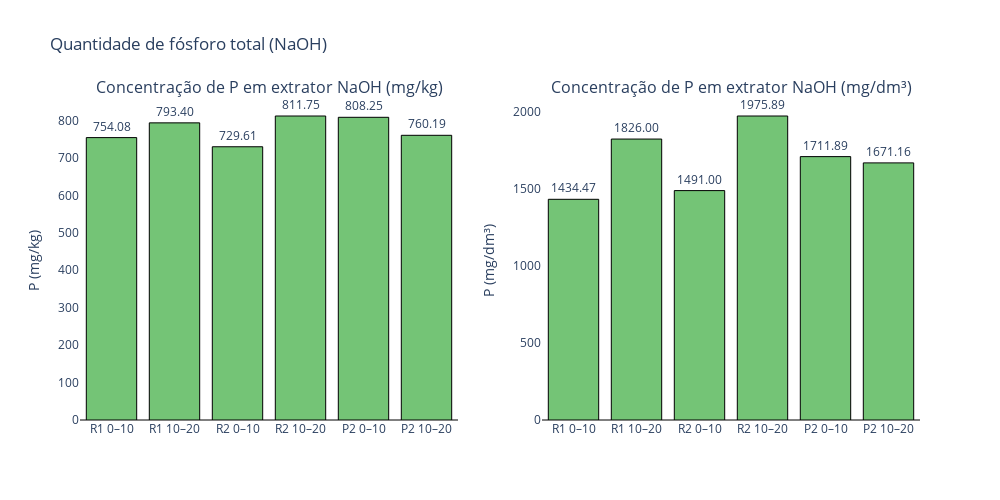

Notebook code for this chart:
### Code cell
import plotly.graph_objects as go
from plotly.subplots import make_subplots
import numpy as np

# Seus dados (mantém o mesmo formato)
valores_mgkg = np.array([
    R1_0_10_naoh,
    R1_10_20_naoh,
    R2_0_10_naoh,
    R2_10_20_naoh,
    P2_0_10_naoh,
    P2_10_20_naoh
], dtype=float)

valores_mg_dm3 = np.array(valores_mg_dm3, dtype=float)
densidades = np.array(densidades, dtype=float)

labels = ['R1 0–10','R1 10–20','R2 0–10','R2 10–20','P2 0–10','P2 10–20']

def colors_for(vals):
    return ['#74c476' if v >= 0 else '#d9d9d9' for v in vals]

# Exibir dados no terminal
for label, dens, mgkg, mgdm3 in zip(labels, densidades, valores_mgkg, valores_mg_dm3):
    print(f"{label}: densidade = {dens:.4f} g/cm³  |  {mgkg:.2f} mg/kg  ->  {mgdm3:.2f} mg/dm³")

# Criação das duas colunas (subplots lado a lado)
fig = make_subplots(rows=1, cols=2, subplot_titles=("Concentração de P em extrator NaOH (mg/kg)", "Concentração de P em extrator NaOH (mg/dm³)"))

# --- Primeiro gráfico (mg/kg)
colors1 = colors_for(valores_mgkg)
texts1 = [f"{v:.2f}" if v >= 0 else "Não mensurável" for v in valores_mgkg]
fig.add_trace(
    go.Bar(
        x=labels,
        y=valores_mgkg,
        text=texts1,
        textposition="outside",
        marker=dict(color=colors1, line=dict(color='black', width=1)),
        name="P (mg/kg)"
    ),
    row=1, col=1
)

# --- Segundo gráfico (mg/dm³)
colors2 = colors_for(valores_mg_dm3)
texts2 = [f"{v:.2f}" if v >= 0 else "Não mensurável" for v in valores_mg_dm3]
fig.add_trace(
    go.Bar(
        x=labels,
        y=valores_mg_dm3,
        text=texts2,
        textposition="outside",
        marker=dict(color=colors2, line=dict(color='black', width=1)),
        name="P (mg/dm³)"
    ),
    row=1, col=2
)

# Layout geral
fig.update_layout(
    height=500,
    width=1000,
    title_text="Quantidade de fósforo total (NaOH)",
    showlegend=False,
    plot_bgcolor='rgba(0,0,0,0)',
)
fig.update_yaxes(title_text="P (mg/kg)", row=1, col=1, zeroline=True, zerolinewidth=1, zerolinecolor='black')
fig.update_yaxes(title_text="P (mg/dm³)", row=1, col=2, zeroline=True, zerolinewidth=1, zerolinecolor='black')

fig.show()

### Figure 1 — Plotly figure (JSON) as saved in the notebook; plotly's stock layout.template omitted (floating-point values rounded to 4 significant figures)
{"data": [{"marker": {"color": ["#74c476", "#74c476", "#74c476", "#74c476", "#74c476", "#74c476"], "line": {"color": "black", "width": 1}}, "name": "P (mg/kg)", "text": ["754.08", "793.40", "729.61", "811.75", "808.25", "760.19"], "textposition": "outside", "type": "bar", "x": ["R1 0–10", "R1 10–20", "R2 0–10", "R2 10–20", "P2 0–10", "P2 10–20"], "xaxis": "x", "y": [754.1, 793.4, 729.6, 811.7, 808.3, 760.2], "yaxis": "y"}, {"marker": {"color": ["#74c476", "#74c476", "#74c476", "#74c476", "#74c476", "#74c476"], "line": {"color": "black", "width": 1}}, "name": "P (mg/dm³)", "text": ["1434.47", "1826.00", "1491.00", "1975.89", "1711.89", "1671.16"], "textposition": "outside", "type": "bar", "x": ["R1 0–10", "R1 10–20", "R2 0–10", "R2 10–20", "P2 0–10", "P2 10–20"], "xaxis": "x2", "y": [1434.0, 1826.0, 1491.0, 1976.0, 1712.0, 1671.0], "yaxis": "y2"}], "layout": {"annotations": [{"font": {"size": 16}, "showarrow": false, "text": "Concentração de P em extrator NaOH (mg/kg)", "x": 0.225, "xanchor": "center", "xref": "paper", "y": 1, "yanchor": "bottom", "yref": "paper"}, {"font": {"size": 16}, "showarrow": false, "text": "Concentração de P em extrator NaOH (mg/dm³)", "x": 0.775, "xanchor": "center", "xref": "paper", "y": 1, "yanchor": "bottom", "yref": "paper"}], "height": 500, "plot_bgcolor": "rgba(0,0,0,0)", "showlegend": false, "title": {"text": "Quantidade de fósforo total (NaOH)"}, "width": 1000, "xaxis": {"anchor": "y", "domain": [0, 0.45]}, "xaxis2": {"anchor": "y2", "domain": [0.55, 1]}, "yaxis": {"anchor": "x", "domain": [0, 1], "title": {"text": "P (mg/kg)"}, "zeroline": true, "zerolinecolor": "black", "zerolinewidth": 1}, "yaxis2": {"anchor": "x2", "domain": [0, 1], "title": {"text": "P (mg/dm³)"}, "zeroline": true, "zerolinecolor": "black", "zerolinewidth": 1}}}
